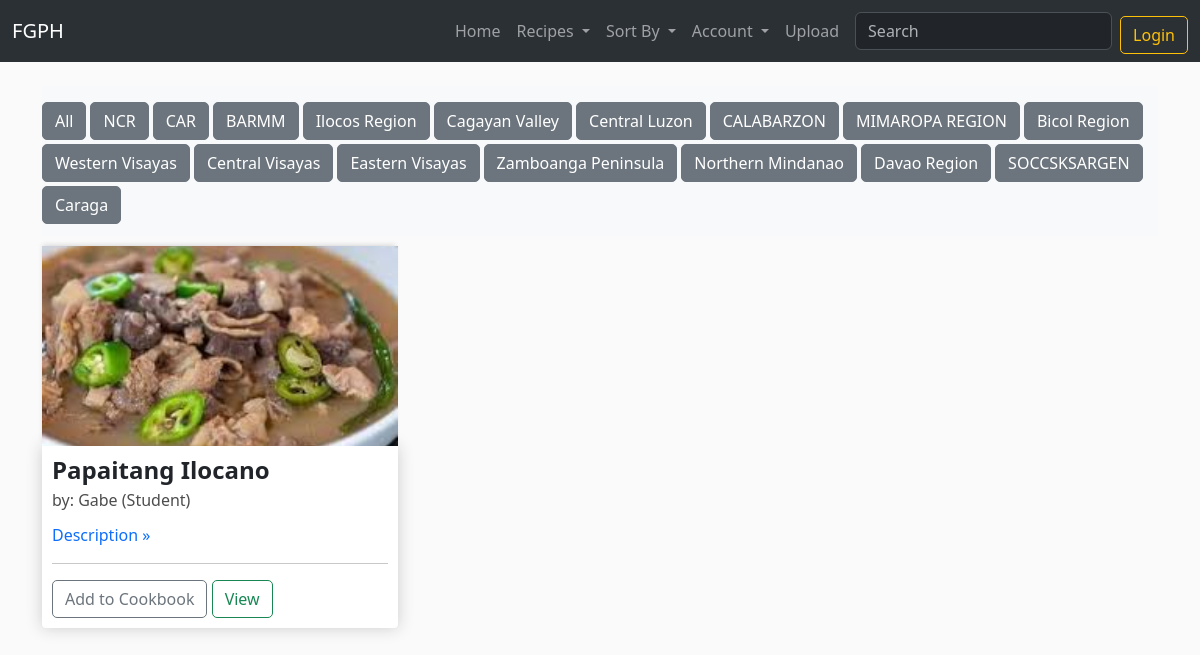
Before: / with the older database file.
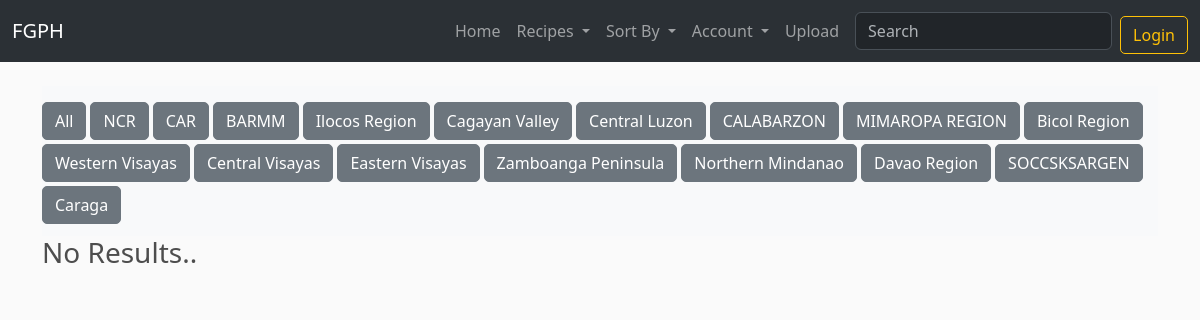
After: the same page with the newer database file.
### FGPH/models.py (models this page shows, shortened)
class Region(models.Model):
	name = models.CharField(max_length=64, null=True)
	alias = models.CharField(max_length=64, null=True, blank=True)
	order = models.FloatField(null=True, blank=True)

class Recipe(models.Model):
	author = models.ForeignKey(RegisteredUser, null=True, on_delete=models.CASCADE, related_name='recipes')
	name = models.CharField(max_length=64)
	category = models.ForeignKey(Category, null=True, blank=True, on_delete=models.SET_NULL, related_name='recipes')
	tags = models.ManyToManyField(Tag)
	thumbnail = models.ImageField(default='placeholder.png')
	region = models.ForeignKey(Region, null=True, blank=True, on_delete=models.SET_NULL, related_name='recipes')
	description = models.CharField(max_length=200, null=True, blank=True)
	steps = models.JSONField(null=True)
	ingredients = models.JSONField(null=True)
	date_created = models.DateTimeField(auto_now_add=True, null=True)
	@property
	def recipeSteps(self):
		return json.loads(self.steps)

class RegisteredUser(models.Model):
	user = models.OneToOneField(User, null=True, blank=True, on_delete=models.CASCADE)
	name = models.CharField(max_length=200, null=True)
	email = models.CharField(max_length=200)
	title = models.CharField(max_length=200, null=True)
	profile_pic = models.ImageField(default="pfp.png", null=True, blank=True)
	date_created = models.DateTimeField(auto_now_add=True, null=True)
	def __str__(self):
	    return self.name

### FGPH/views.py (the view)
# urls.py: path("", views.index, name='home'),
def index(request):
    category = request.GET.get('category')
    region = request.GET.get('region')
    if category:
        recipes = Recipe.objects.filter(category__name__contains=category)
    elif region:
        recipes = Recipe.objects.filter(region__name__contains=region)
    else:
        recipes = Recipe.objects.all()
    categories = Category.objects.all()
    regions = Region.objects.all().values().order_by('order')
    context = {'recipes': recipes, 'regions': regions, 'categories': categories}
    return render(request, 'FGPH/home.html', context)

### FGPH/templates/FGPH/home.html (shortened to what this page needs)
{% extends 'FGPH/template.html' %}
{% load static %}
{% block content %}
{% include 'FGPH/sections/regions.html' %}
<div class="row">
	{% for recipe in recipes %}
		<div class="col-lg-4">
			<img class="thumbnail" src="{{ recipe.thumbnail.url }}">
			<div class="box-element product">
				<h4 class="card-title"><strong>{{ recipe.name }}</strong></h4>
				<h6 style="line-height: 30px; margin-left: 	0px;">by: {{ recipe.author }} ({{ recipe.author.title }})</h6>
				<p><a style="text-decoration: none; cursor: pointer;" class="card-text view-details-btn" data-bs-toggle="collapse" data-bs-target="#viewdetails">Description &raquo;</a></p>
				<hr>
				<button data-recipe="{{ recipe.id }}" data-action="add" class="btn btn-outline-secondary add-recipe">Add to Cookbook</button>
				<a href="{% url 'FGPH:recipe' recipe.id %}" data-recipe="{{ recipe.id }}" class="btn btn-outline-success view-recipe">View</a>
			</div>
		</div>
		{% empty %}
		<h3>No Results..</h3>
	{% endfor %}
</div>
{% endblock content %}

### FGPH/templates/FGPH/template.html (shortened to what this page needs)
<!DOCTYPE html>
{% load static %}
<html lang="en">
<head>
    <link href="https://cdn.jsdelivr.net/npm/bootstrap@5.3.3/dist/css/bootstrap.min.css" rel="stylesheet"></head>
    <link rel="stylesheet" type="text/css" href="{% static 'css/main.css' %}">
    <link rel="stylesheet" href="https://cdn.jsdelivr.net/npm/bootstrap-icons@1.11.3/font/bootstrap-icons.min.css">
<body>
    {% include 'FGPH/sections/navbar.html' %}
    <div class="container">
        <br>
        {% block content %}
        {% endblock content %}
    </div>
</body>
</html>

### FGPH/templates/FGPH/sections/navbar.html (shortened to what this page needs)
<nav class="navbar navbar-expand-lg bg-body-tertiary" data-bs-theme="dark">
  <div class="container-fluid">
    <a class="navbar-brand" href="{% url 'FGPH:home' %}">FGPH</a>
    <div class="collapse navbar-collapse" id="navbarSupportedContent">
      <ul class="navbar-nav ms-auto me-2 mb-2 mb-lg-0">
        <li class="nav-item">
          <a class="nav-link" aria-current="page" href="{% url 'FGPH:home' %}">Home</a>
        </li>
        <li class="nav-item dropdown">
          <a class="nav-link dropdown-toggle" href="#" role="button" data-bs-toggle="dropdown" aria-expanded="false">
            Recipes
          </a>
        </li>
        <li class="nav-item dropdown">
          <a class="nav-link dropdown-toggle" href="#" role="button" data-bs-toggle="dropdown" aria-expanded="false">
            Sort By
          </a>
        </li>
        <li class="nav-item dropdown">
          <a class="nav-link dropdown-toggle" href="#" role="button" data-bs-toggle="dropdown" aria-expanded="false">
            Account
          </a>
        </li>
        <li class="nav-item">
          <a class="nav-link" aria-current="page" href="{% url 'FGPH:uploadRecipe' %}">Upload</a>
        </li>
      </ul>
      <form class="d-flex" role="search">
        <input class="form-control me-2" type="search" placeholder="Search" aria-label="Search">
      </form>
      <button class="btn btn-outline-warning mt-2" type="submit">Login</button>
    </div>
  </div>
</nav>

### FGPH/templates/FGPH/sections/regions.html (shortened to what this page needs)
<nav class="navbar navbar-expand-lg bg-body-tertiary">
      <div class="collapse navbar-collapse mt-2" id="navbarText">
        <ul id="regionsList" class="nav nav-pills">
            <li class="nav-item">
              <a class="btn btn-secondary me-1 mb-1" aria-current="page" href="{% url 'FGPH:home' %}">All</a>
            </li>
            {% for region in regions %}
            <li class="nav-item">
                <a class="btn btn-secondary me-1 mb-1" data-region="{{ region.name }}" aria-current="page" href="{% url 'FGPH:home' %}?region={{ region.name }}">{{ region.name }}</a>
            </li>
            {% endfor %}
        </ul>
      </div>
  </nav>

### static/css/main.css (style rules this page uses)
body { background-color: hsl(0, 0%, 98%); }
h1,h2,h3,h4,h5,h6 { color:hsl(0, 0%, 30%); }
.btn { border-radius: 5px; }

Changed rows visible on the page:
removed Recipe: thumbnail (picture), name "Papaitang Ilocano", author "Gabe", author "Student"
Other visible differences:
text now shown: "No Results.."
